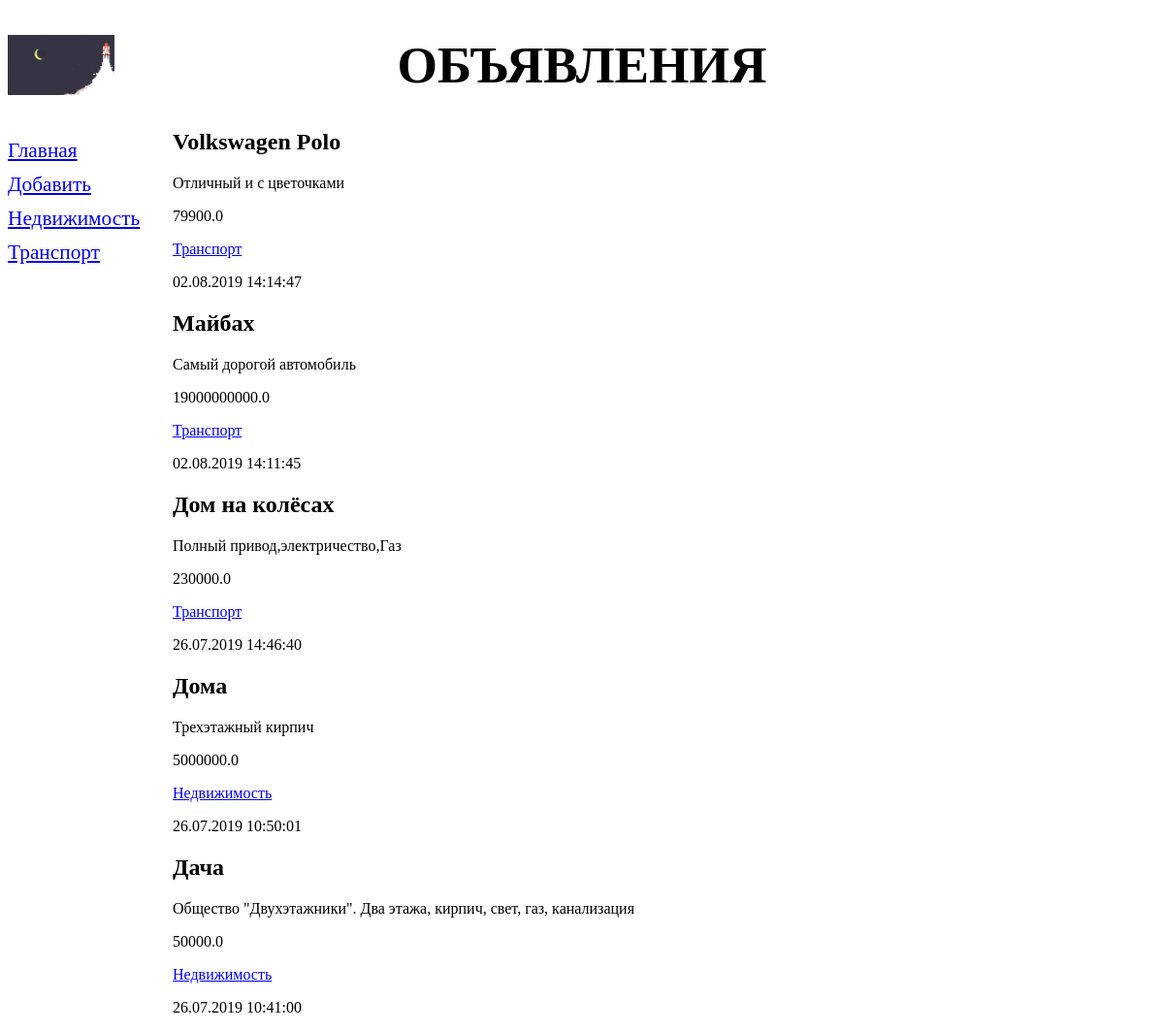
Page /bboard/ on the earlier database version.
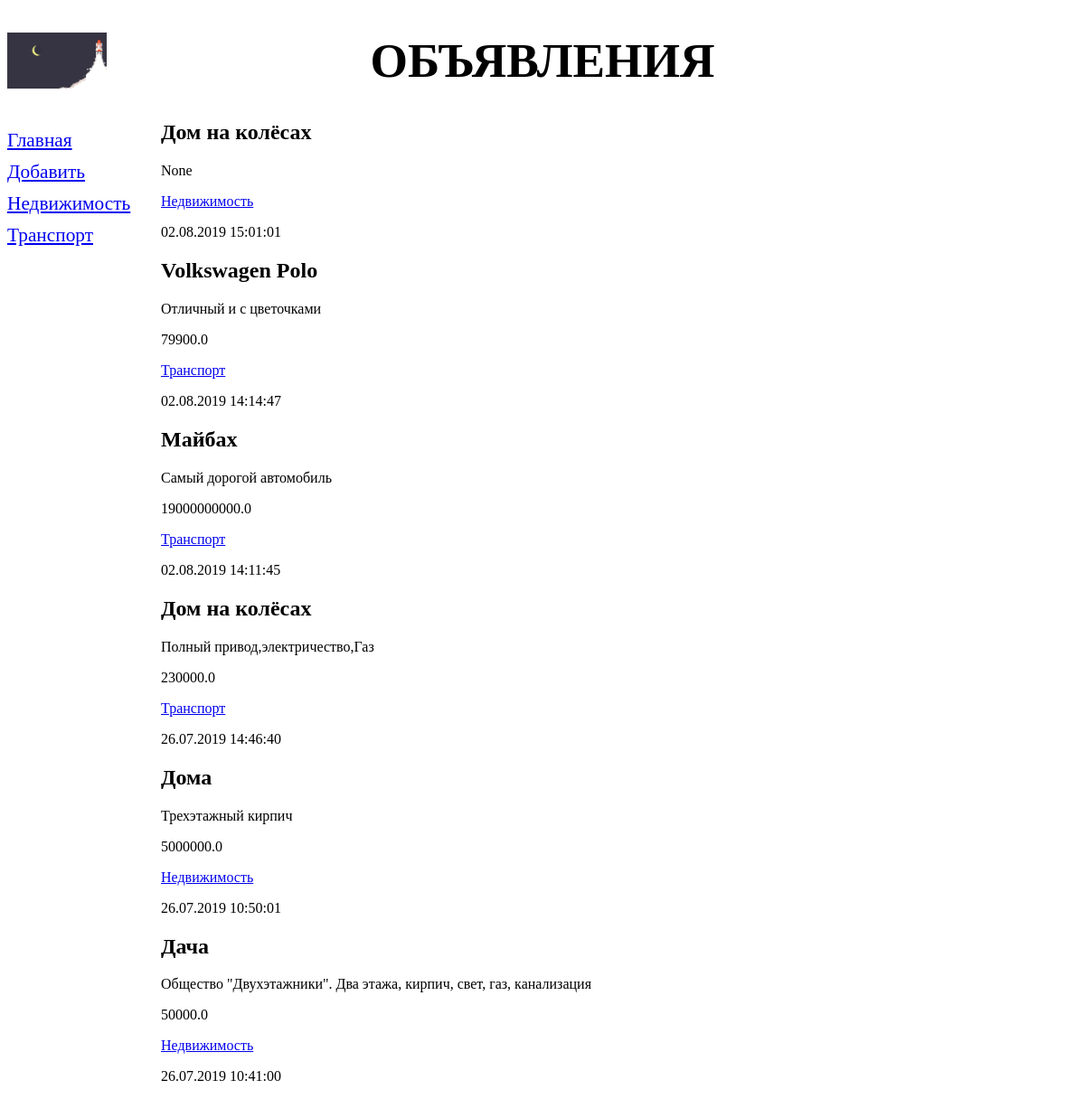
Same page on the later database version.
### bboard/models.py (models this page shows, shortened)
class Rubric(models.Model):
    name = models.CharField(max_length=20, db_index=True, verbose_name='Название')
    class Meta:
        verbose_name_plural = 'Рубрики'
        verbose_name = 'Рубрика'
        ordering = ['name']

class Bb(models.Model):
    title = models.CharField(max_length=50, verbose_name='Товар')
    content = models.TextField(null=True, blank=True, verbose_name='Описание')
    price = models.FloatField(null=True, blank=True, verbose_name='Цена')
    published = models.DateTimeField(auto_now_add=True, db_index=True, verbose_name='Опубликовано')
    rubric = models.ForeignKey('Rubric', null=True, on_delete=models.PROTECT, verbose_name='Рубрика')
    class Meta:
        verbose_name_plural = 'Объявления'
        verbose_name = 'Объявление'
        ordering = ['-published']

### bboard/views.py (the view)
# urls.py: path('', index, name='index'),
def index(request):
    bbs = Bb.objects.all()
    rubrics = Rubric.objects.all()
    context = {'bbs': bbs, 'rubrics': rubrics}
    return render(request, 'bboard/index.html', context)

### bboard/templates/bboard/index.html
{% extends "layout/basic.html" %}
{% block content %}
{% for bb in bbs %}
<div class="b">
    <h2>{{ bb.title }}</h2>
    <p>{{ bb.content }}</p>
    <p>{{ bb.price }}</p>
    <p><a href="{% url 'by_rubric' bb.rubric.pk %}">{{ bb.rubric.name }}</a></p>
    <p>{{ bb.published|date:"d.m.Y H:i:s" }}</p>
</div>
{% endfor %}
{% endblock %}

### bboard/templates/layout/basic.html (shortened to what this page needs)
{% load static %}
<!DOCTYPE html>
<html lang="en">
<head>
    <link rel="stylesheet" type="text/css" href="{% static 'bboard/style.css' %}">
</head>
<body>
    <header>
        <h1>Объявления</h1>
    </header>
    <nav>
        <a href="{% url 'index' %}">Главная</a>
        <a href="{% url 'add' %}">Добавить</a>
        {% for rubric in rubrics %}
        <a href="{% url 'by_rubric' rubric.pk %}">
            {{ rubric.name }}</a>
        {% endfor %}
    </nav>
    <section>
        {% block content %}
        {% endblock %}
    </section>
</body>
</html>

### bboard/static/bboard/style.css (style rules this page uses)
header h1 { font-size: 40pt; text-transform: uppercase; text-align: center; background: url("bg.jpg") left / auto 100% no-repeat; }
nav { font-size: 16pt; width: 150px; float: left; }
nav a { display: block; margin: 10px 0px; }
section { margin-left: 170px; }

Differences in the rows shown:
added Bb: title "Дом на колёсах", price "None", rubric.name "Недвижимость", published "02.08.2019 15:01:01"
